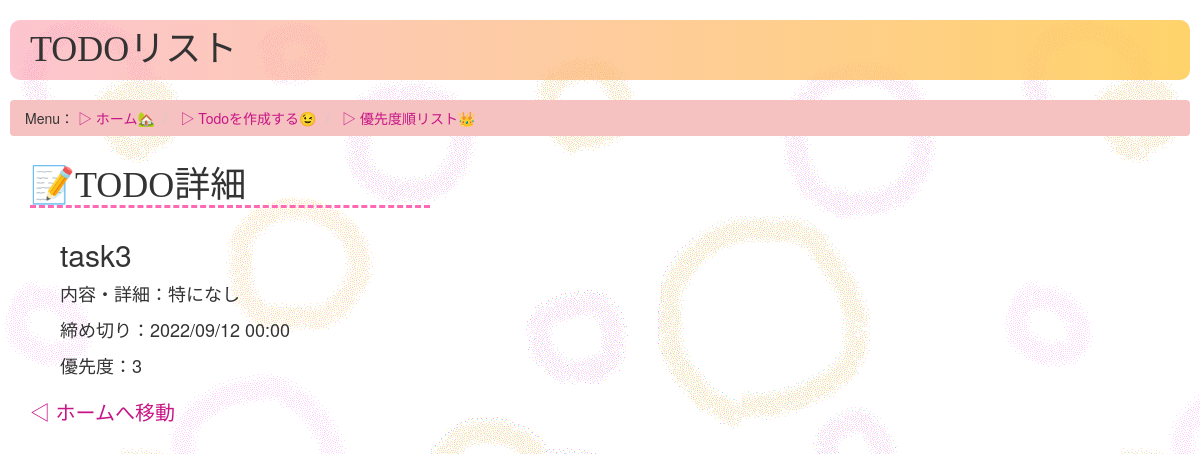
The page /todos/92/detail/ on the database its author committed.
### todos/models.py (models this page shows, shortened)
class Todo(models.Model):
    name = models.CharField(max_length=50) #やるべきこと
    detail = models.CharField(max_length=200) #内容・詳細
    deadline = models.DateTimeField('締め切り') #締め切り
    priolity = models.IntegerField(choices = PRIOLITY_COICES, default = 3) #優先順位

### todos/views.py (the view)
# urls.py: path('<int:todo_id>/detail/', views.detail, name='detail'),
def detail(request, todo_id):
    try:
        todo = get_object_or_404(Todo, pk=todo_id)
        return render(request, 'todos/detail.html', {'todo': todo})
    except:
        return render(request,'todos/error.html')

### todos/templates/todos/detail.html (shortened to what this page needs)
<!DOCTYPE html>
<html lang="ja">
<head>
    {% load static %}
    <link rel="stylesheet" href="https://maxcdn.bootstrapcdn.com/bootstrap/3.3.7/css/bootstrap.min.css">
    <link rel="stylesheet" type="text/css" href="{% static 'todos/style.css' %}">
</head>
<body>
    <h1 class="title">TODOリスト</h1>
    <ul class="breadcrumb">
        Menu：
        <li><a href="{% url 'todos:index'%}">▷ ホーム🏡</a></li>
        <li><a href="{% url 'todos:create'%}"> ▷ Todoを作成する😉</a></li>
        <li><a href="{% url 'todos:priolity'%}"> ▷ 優先度順リスト👑</a></li>
    </ul>
    <div class="margin_base">
        <h1 class="menu">📝TODO詳細</h1>
        <div class="margin_base">
            <h2 class="todo">{{ todo.name }}</h2>
            {% if todo.detail == '' %}
            <p class="sentence">内容・詳細：特になし</p>
            {% else %}
            <p class="sentence todo">内容・詳細：{{ todo.detail }}</p>
            {% endif %}
            <p class="sentence">締め切り：{{ todo.deadline | date:'Y/m/d H:i' }}</p>
            <p class="sentence">優先度：{{ todo.priolity }}</p>
        </div>
        <p><a href="{% url 'todos:index' %}">◁ ホームへ移動</a> </p>
    </div>
</body>
</html>

### todos/static/todos/style.css (style rules this page uses)
body { background: white url("images/maruhuwa.gif"); }
.title { margin: 20px 10px 20px 10px; padding: 1rem 2rem; border-radius: 10px; background-image: linear-gradient(left, rgba(250, 140, 160, 0.5) 0%, rgba(255, 200, 70, 0.8) 100%); background-image: linear-gradient(to right, rgba(250, 140, 160, 0.5) 0%, rgba(255, 200, 70, 0.8) 100%); font-family: cursive; }
.menu { font-family: "メイリオ"; border-bottom: 3px dashed hotpink; width: 400px; }
a:link { color: mediumvioletred; }
.breadcrumb { margin: 10px 10px 10px 10px; background-color: rgb(246, 193, 193); }
p { font-size: 20px; }
.margin_base { margin: 30px 0px 20px 30px; }
.sentence { font-size: large; }
.todo { width: 70%; }

### rows shown on the page
Todo: name "task3", deadline "2022/09/12 00:00", priolity "3"
